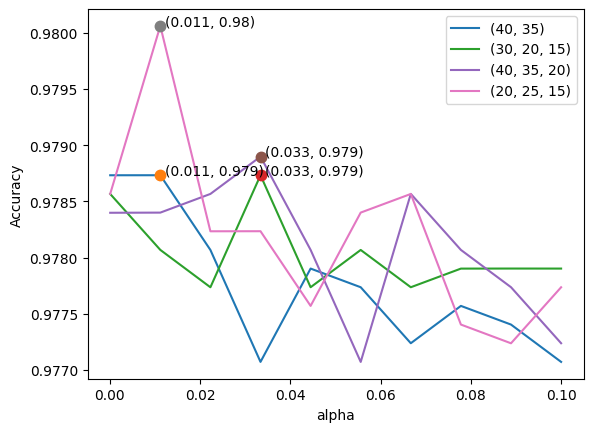
#> input picture images/nn-tune-en.png, 593 x 432 px, given in place of Image1.jpg, which was not available
$ jupyter execute --allow-errors 'SVM NN KNN NB RF XGB.ipynb'   (shell and % lines are left out)   (text cells are left out)
#> lines starting #> are read from the running program, lines starting #| are printed output that depends on the picture; pictures that were not available may be replaced by others from this repository, and a replacement may not be noted
#> `im = Image.open(f'data/images/Image{i}.jpg').convert('L')`:
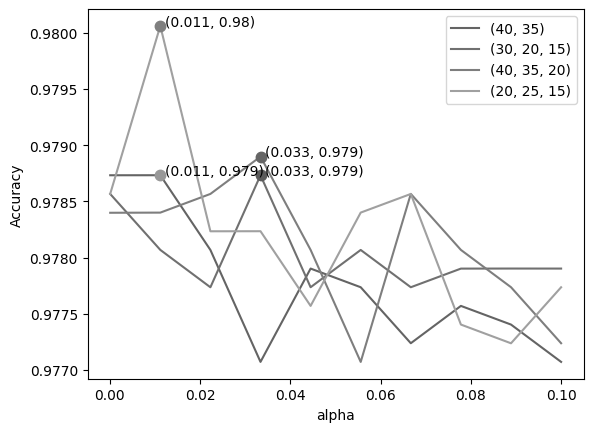
#> im: PIL image 593x432 L; min 0, max 255, mean 246
#> `im2 = im.resize((int(a/2), int(b/2)))`:
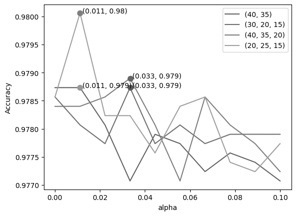
#> im2: PIL image 296x216 L; min 41, max 255, mean 245.5
#> pass 2 of the loop `for i in range(1,3763):`:
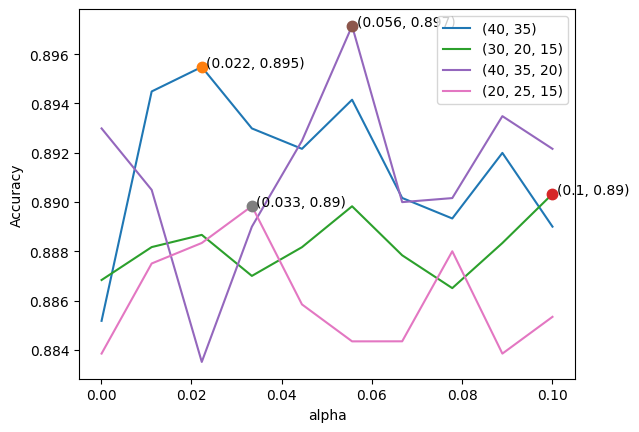
#> input picture images/nn-tune-image-pca.png, 639 x 432 px, given in place of Image2.jpg, which was not available
#> im: PIL image 639x432 L
#> `im2 = im.resize((int(a/2), int(b/2)))`:
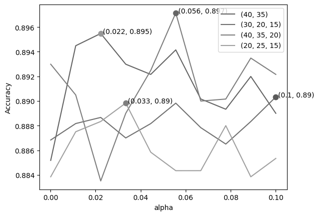
#> im2: PIL image 319x216 L; min 54, max 255, mean 246.2
[cell 1]
import numpy as np
import numpy.matlib

from PIL import Image
import matplotlib.pyplot as plt
import matplotlib.image as mpl_img
import matplotlib.pyplot as plt
from matplotlib.offsetbox import OffsetImage, AnnotationBbox

import seaborn as sns

from sklearn.decomposition import PCA, IncrementalPCA
from sklearn.model_selection import train_test_split
from sklearn.preprocessing import StandardScaler
from sklearn.datasets import make_moons, make_circles, make_classification
from sklearn.linear_model import LogisticRegression
from sklearn.neighbors import KNeighborsClassifier
from sklearn.naive_bayes import GaussianNB
from sklearn.decomposition import PCA
from sklearn.inspection import DecisionBoundaryDisplay
from sklearn.model_selection import cross_val_score, GridSearchCV, KFold, RandomizedSearchCV, StratifiedKFold
from sklearn.metrics import confusion_matrix, classification_report
from sklearn.svm import SVC
from sklearn import metrics
from sklearn.metrics import roc_curve
from sklearn.neural_network import MLPClassifier
from scipy.stats import randint

from sklearn.ensemble import RandomForestClassifier
from xgboost import XGBClassifier


import pandas as pd

import statistics
import scipy.io as spio
from scipy.sparse.csgraph import shortest_path
import scipy.sparse.linalg as ll
from scipy import stats
from scipy.stats import multivariate_normal as mvn

# [5 lines of commented-out code are left out]

#> (a cell that did not finish here is left out)

[cell 3]
image_list = []
#> (the rest of this cell did not finish here and is left out)

#> (a cell that did not finish here is left out)

[cell 5]
image_list2 = []
#> image_list2 = []
#> `im2 = im.resize((int(a/4), int(b/4)))`:
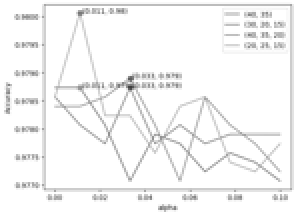
#> im2: PIL image 148x108 L (shown 2 times larger); min 61, max 255, mean 245.4
#> `vector_image = np.array(im2, dtype = 'int32').flatten()`: vector_image = 15984 values, max 255 at index 0, min 61 at index 6429, mean 245.4
#> pass 2 of the loop `for i in range(1,3763):`:
#> `im2 = im.resize((int(a/4), int(b/4)))`:
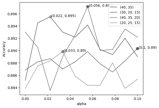
#> im2: PIL image 159x108 L; min 80, max 255, mean 246.1
#> vector_image = 17172 values, max 255 at index 0, min 80 at index 7769, mean 246.1
#> (the rest of this cell did not finish here and is left out)
